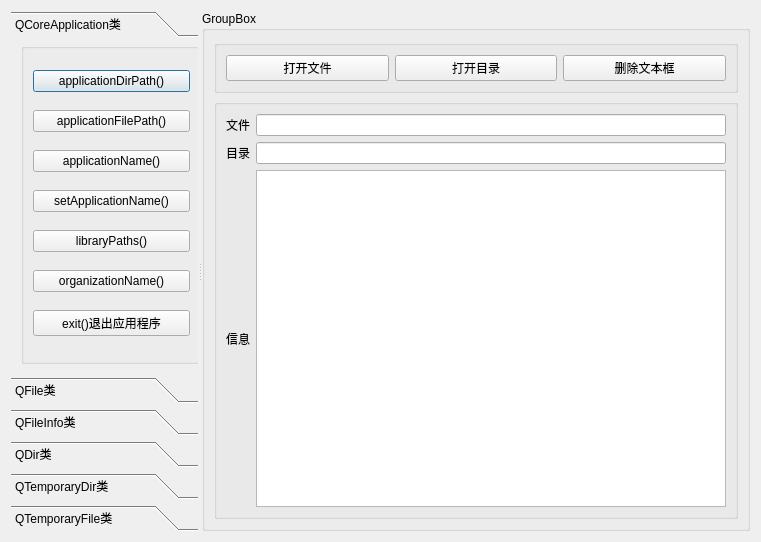
<?xml version="1.0" encoding="UTF-8"?>
<ui version="4.0">
 <class>Dialog</class>
 <widget class="QDialog" name="Dialog">
  <property name="geometry">
   <rect>
    <x>0</x>
    <y>0</y>
    <width>761</width>
    <height>542</height>
   </rect>
  </property>
  <property name="windowTitle">
   <string>Dialog</string>
  </property>
  <layout class="QHBoxLayout" name="horizontalLayout">
   <item>
    <widget class="QSplitter" name="splitter">
     <property name="orientation">
      <enum>Qt::Horizontal</enum>
     </property>
     <property name="handleWidth">
      <number>4</number>
     </property>
     <widget class="QToolBox" name="toolBox">
      <property name="currentIndex">
       <number>0</number>
      </property>
      <widget class="QWidget" name="pageApp">
       <property name="geometry">
        <rect>
         <x>0</x>
         <y>0</y>
         <width>199</width>
         <height>350</height>
        </rect>
       </property>
       <attribute name="label">
        <string>QCoreApplication类</string>
       </attribute>
       <widget class="QGroupBox" name="groupBox">
        <property name="geometry">
         <rect>
          <x>10</x>
          <y>0</y>
          <width>181</width>
          <height>321</height>
         </rect>
        </property>
        <property name="title">
         <string/>
        </property>
        <layout class="QVBoxLayout" name="verticalLayout">
         <item>
          <widget class="QPushButton" name="pushButton">
           <property name="text">
            <string>applicationDirPath()</string>
           </property>
          </widget>
         </item>
         <item>
          <widget class="QPushButton" name="pushButton_2">
           <property name="text">
            <string>applicationFilePath()</string>
           </property>
          </widget>
         </item>
         <item>
          <widget class="QPushButton" name="pushButton_3">
           <property name="text">
            <string>applicationName()</string>
           </property>
          </widget>
         </item>
         <item>
          <widget class="QPushButton" name="pushButton_4">
           <property name="text">
            <string>setApplicationName()</string>
           </property>
          </widget>
         </item>
         <item>
          <widget class="QPushButton" name="pushButton_5">
           <property name="text">
            <string>libraryPaths()</string>
           </property>
          </widget>
         </item>
         <item>
          <widget class="QPushButton" name="pushButton_6">
           <property name="text">
            <string>organizationName()</string>
           </property>
          </widget>
         </item>
         <item>
          <widget class="QPushButton" name="pushButton_7">
           <property name="text">
            <string>exit()退出应用程序</string>
           </property>
          </widget>
         </item>
        </layout>
       </widget>
      </widget>
      <widget class="QWidget" name="pageFile">
       <property name="geometry">
        <rect>
         <x>0</x>
         <y>0</y>
         <width>208</width>
         <height>336</height>
        </rect>
       </property>
       <attribute name="label">
        <string>QFile类</string>
       </attribute>
       <layout class="QVBoxLayout" name="verticalLayout_4">
        <item>
         <widget class="QGroupBox" name="groupBox_5">
          <property name="title">
           <string>静态函数</string>
          </property>
          <layout class="QGridLayout" name="gridLayout_3">
           <item row="0" column="0">
            <widget class="QPushButton" name="pushButton_11">
             <property name="text">
              <string>copy()</string>
             </property>
            </widget>
           </item>
           <item row="0" column="1">
            <widget class="QPushButton" name="pushButton_12">
             <property name="text">
              <string>exists()</string>
             </property>
            </widget>
           </item>
           <item row="1" column="0">
            <widget class="QPushButton" name="pushButton_14">
             <property name="text">
              <string>remove()</string>
             </property>
            </widget>
           </item>
           <item row="1" column="1">
            <widget class="QPushButton" name="pushButton_13">
             <property name="text">
              <string>rename()</string>
             </property>
            </widget>
           </item>
           <item row="2" column="0" colspan="2">
            <widget class="QPushButton" name="pushButton_15">
             <property name="text">
              <string>moveToTrash()</string>
             </property>
            </widget>
           </item>
          </layout>
         </widget>
        </item>
        <item>
         <widget class="QGroupBox" name="groupBox_6">
          <property name="title">
           <string>成员函数</string>
          </property>
          <layout class="QGridLayout" name="gridLayout_4">
           <item row="0" column="0">
            <widget class="QPushButton" name="pushButton_16">
             <property name="text">
              <string>copy()</string>
             </property>
            </widget>
           </item>
           <item row="0" column="1">
            <widget class="QPushButton" name="pushButton_17">
             <property name="text">
              <string>exists()</string>
             </property>
            </widget>
           </item>
           <item row="1" column="0">
            <widget class="QPushButton" name="pushButton_18">
             <property name="text">
              <string>remove()</string>
             </property>
            </widget>
           </item>
           <item row="1" column="1">
            <widget class="QPushButton" name="pushButton_19">
             <property name="text">
              <string>rename()</string>
             </property>
            </widget>
           </item>
           <item row="2" column="0" colspan="2">
            <widget class="QPushButton" name="pushButton_20">
             <property name="text">
              <string>moveToTrash()</string>
             </property>
            </widget>
           </item>
          </layout>
         </widget>
        </item>
       </layout>
      </widget>
      <widget class="QWidget" name="pageFileInfo">
       <property name="geometry">
        <rect>
         <x>0</x>
         <y>0</y>
         <width>199</width>
         <height>350</height>
        </rect>
       </property>
       <attribute name="label">
        <string>QFileInfo类</string>
       </attribute>
       <widget class="QGroupBox" name="groupBox_7">
        <property name="geometry">
         <rect>
          <x>10</x>
          <y>0</y>
          <width>181</width>
          <height>341</height>
         </rect>
        </property>
        <property name="title">
         <string>文件信息</string>
        </property>
        <layout class="QGridLayout" name="gridLayout_5">
         <item row="0" column="0">
          <widget class="QPushButton" name="pushButton_21">
           <property name="text">
            <string>absoluteFilePath()</string>
           </property>
          </widget>
         </item>
         <item row="0" column="1">
          <widget class="QPushButton" name="pushButton_22">
           <property name="text">
            <string>absolutePath()</string>
           </property>
          </widget>
         </item>
         <item row="1" column="0">
          <widget class="QPushButton" name="pushButton_23">
           <property name="text">
            <string>fileName()</string>
           </property>
          </widget>
         </item>
         <item row="1" column="1">
          <widget class="QPushButton" name="pushButton_24">
           <property name="text">
            <string>filePath()</string>
           </property>
          </widget>
         </item>
         <item row="2" column="0">
          <widget class="QPushButton" name="pushButton_26">
           <property name="text">
            <string>size()</string>
           </property>
          </widget>
         </item>
         <item row="2" column="1">
          <widget class="QPushButton" name="pushButton_25">
           <property name="text">
            <string>path()</string>
           </property>
          </widget>
         </item>
         <item row="3" column="0">
          <widget class="QPushButton" name="pushButton_27">
           <property name="text">
            <string>baseName()</string>
           </property>
          </widget>
         </item>
         <item row="3" column="1">
          <widget class="QPushButton" name="pushButton_28">
           <property name="text">
            <string>completeBaseName()</string>
           </property>
          </widget>
         </item>
         <item row="4" column="0">
          <widget class="QPushButton" name="pushButton_30">
           <property name="text">
            <string>suffix()</string>
           </property>
          </widget>
         </item>
         <item row="4" column="1">
          <widget class="QPushButton" name="pushButton_29">
           <property name="text">
            <string>completeSuffix()</string>
           </property>
          </widget>
         </item>
         <item row="5" column="0">
          <widget class="QPushButton" name="pushButton_31">
           <property name="text">
            <string>isDir()</string>
           </property>
          </widget>
         </item>
         <item row="5" column="1">
          <widget class="QPushButton" name="pushButton_32">
           <property name="text">
            <string>isFile()</string>
           </property>
          </widget>
         </item>
         <item row="6" column="0">
          <widget class="QPushButton" name="pushButton_33">
           <property name="text">
            <string>isExecutable()</string>
           </property>
          </widget>
         </item>
         <item row="6" column="1">
          <widget class="QPushButton" name="pushButton_34">
           <property name="text">
            <string>birthTime()</string>
           </property>
          </widget>
         </item>
         <item row="7" column="0">
          <widget class="QPushButton" name="pushButton_36">
           <property name="text">
            <string>lastModified()</string>
           </property>
          </widget>
         </item>
         <item row="7" column="1">
          <widget class="QPushButton" name="pushButton_35">
           <property name="text">
            <string>lastRead()</string>
           </property>
          </widget>
         </item>
         <item row="8" column="0">
          <widget class="QPushButton" name="pushButton_38">
           <property name="text">
            <string>静态函数exists()</string>
           </property>
          </widget>
         </item>
         <item row="8" column="1">
          <widget class="QPushButton" name="pushButton_37">
           <property name="text">
            <string>exists()</string>
           </property>
          </widget>
         </item>
        </layout>
       </widget>
      </widget>
      <widget class="QWidget" name="pageDir">
       <property name="geometry">
        <rect>
         <x>0</x>
         <y>0</y>
         <width>199</width>
         <height>350</height>
        </rect>
       </property>
       <attribute name="label">
        <string>QDir类</string>
       </attribute>
      </widget>
      <widget class="QWidget" name="pageTempDir">
       <property name="geometry">
        <rect>
         <x>0</x>
         <y>0</y>
         <width>199</width>
         <height>350</height>
        </rect>
       </property>
       <attribute name="label">
        <string>QTemporaryDir类</string>
       </attribute>
      </widget>
      <widget class="QWidget" name="pageTempFile">
       <property name="geometry">
        <rect>
         <x>0</x>
         <y>0</y>
         <width>199</width>
         <height>350</height>
        </rect>
       </property>
       <attribute name="label">
        <string>QTemporaryFile类</string>
       </attribute>
      </widget>
     </widget>
     <widget class="QGroupBox" name="groupBox_2">
      <property name="title">
       <string>GroupBox</string>
      </property>
      <layout class="QVBoxLayout" name="verticalLayout_3">
       <item>
        <widget class="QGroupBox" name="groupBox_3">
         <property name="title">
          <string/>
         </property>
         <layout class="QGridLayout" name="gridLayout">
          <item row="0" column="0">
           <widget class="QPushButton" name="pushButton_8">
            <property name="text">
             <string>打开文件</string>
            </property>
            <property name="icon">
             <iconset resource="res.qrc">
              <normaloff>:/icon/images/files.png</normaloff>:/icon/images/files.png</iconset>
            </property>
           </widget>
          </item>
          <item row="0" column="1">
           <widget class="QPushButton" name="pushButton_9">
            <property name="text">
             <string>打开目录</string>
            </property>
            <property name="icon">
             <iconset resource="res.qrc">
              <normaloff>:/icon/images/closeFile.png</normaloff>:/icon/images/closeFile.png</iconset>
            </property>
           </widget>
          </item>
          <item row="0" column="2">
           <widget class="QPushButton" name="pushButton_10">
            <property name="text">
             <string>删除文本框</string>
            </property>
            <property name="icon">
             <iconset resource="res.qrc">
              <normaloff>:/icon/images/clearFile.png</normaloff>:/icon/images/clearFile.png</iconset>
            </property>
           </widget>
          </item>
         </layout>
        </widget>
       </item>
       <item>
        <widget class="QGroupBox" name="groupBox_4">
         <property name="title">
          <string/>
         </property>
         <layout class="QGridLayout" name="gridLayout_2">
          <item row="0" column="0">
           <widget class="QLabel" name="label">
            <property name="text">
             <string>文件</string>
            </property>
           </widget>
          </item>
          <item row="0" column="1">
           <widget class="QLineEdit" name="editFile"/>
          </item>
          <item row="1" column="0">
           <widget class="QLabel" name="label_2">
            <property name="text">
             <string>目录</string>
            </property>
           </widget>
          </item>
          <item row="1" column="1">
           <widget class="QLineEdit" name="editDir"/>
          </item>
          <item row="2" column="0">
           <widget class="QLabel" name="label_3">
            <property name="text">
             <string>信息</string>
            </property>
           </widget>
          </item>
          <item row="2" column="1">
           <widget class="QPlainTextEdit" name="plainTextEdit"/>
          </item>
         </layout>
        </widget>
       </item>
      </layout>
     </widget>
    </widget>
   </item>
  </layout>
 </widget>
 <resources>
  <include location="res.qrc"/>
 </resources>
 <connections/>
</ui>
